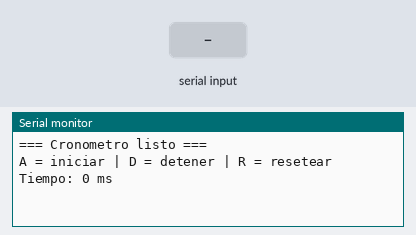
The sketch below on a simulated Arduino Uno, built with avr-gcc and run on an emulated ATmega328P. On the bench: the last lines printed to the serial monitor. Inputs (shaded band) come from the test bench. Random numbers use the default seed unless the sketch sets one.

Above: at 1.2 s.
1.3 s: "A" received over Serial
At 1.9 s:
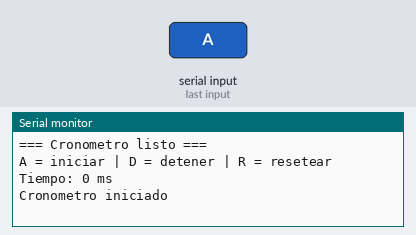
2.8 s: "D" received over Serial
At 2.96 s:
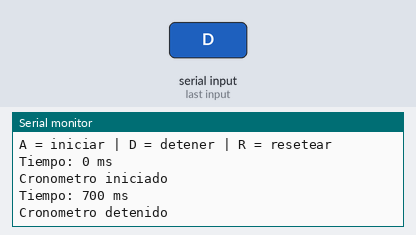
4.3 s: "R" received over Serial
At 4.9 s:
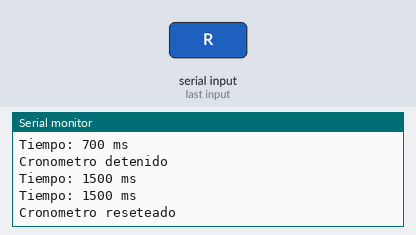
Timing chart, 0 to 7.3 s (numbered marks = the images above; inputs shaded):
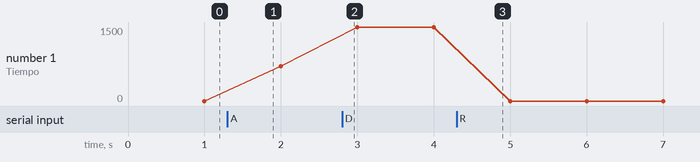

Measured:
- after the input at 1.3 s, the serial monitor: prints a new line at once (image 1)
- after the input at 2.8 s, the serial monitor: prints a new line at once (image 2)
- after the input at 4.3 s, the serial monitor: prints a new line at once (image 3)
- plotted number 1: 0 → 700 after the input at 1.3 s, 700 → 1500 after the input at 2.8 s, 1500 → 0 after the input at 4.3 s

The sketch:

sketch_consigna_4.ino
```cpp
// =============================================================
//  Ejercicio 4: Clase Timer
//  Clase que implementa un cronómetro usando solo millis()
//  Controles por consola:
//     'A' → iniciar
//     'D' → detener
//     'R' → resetear
// =============================================================

class Timer {
  private:
    unsigned long inicio;     // Momento en que se inició el timer
    unsigned long acumulado;  // Tiempo acumulado cuando está detenido
    bool corriendo;           // Estado del timer

  public:
    // Constructor
    Timer() {
      inicio = 0;
      acumulado = 0;
      corriendo = false;
    }

    // ---------------------------------------------------------
    // Iniciar el timer (si ya estaba corriendo no se reinicia)
    // ---------------------------------------------------------
    void iniciar() {
      if (!corriendo) {
        inicio = millis();
        corriendo = true;
      }
    }

    // ---------------------------------------------------------
    // Detener el timer y guardar el tiempo acumulado
    // ---------------------------------------------------------
    void detener() {
      if (corriendo) {
        acumulado += millis() - inicio;
        corriendo = false;
      }
    }

    // ---------------------------------------------------------
    // Resetear totalmente el cronómetro
    // ---------------------------------------------------------
    void resetear() {
      inicio = millis();
      acumulado = 0;
      corriendo = false;
    }

    // ---------------------------------------------------------
    // Obtener el tiempo transcurrido en milisegundos
    // ---------------------------------------------------------
    unsigned long tiempo() {
      if (corriendo) {
        return acumulado + (millis() - inicio);
      } else {
        return acumulado;
      }
    }

    // ---------------------------------------------------------
    // Mostrar por consola en formato legible
    // ---------------------------------------------------------
    void imprimir() {
      unsigned long t = tiempo();
      Serial.print("Tiempo: ");
      Serial.print(t);
      Serial.println(" ms");
    }
};


// =============================================================
//  PROGRAMA PRINCIPAL
// =============================================================
Timer cronometro;   // Instancia del cronómetro


void setup() {
  Serial.begin(9600);
  Serial.println("=== Cronometro listo ===");
  Serial.println("A = iniciar | D = detener | R = resetear");
}


void loop() {

  // ----------------------------------------------------
  //  Captura de comandos por consola serie
  // ----------------------------------------------------
  if (Serial.available()) {
    char c = Serial.read();

    if (c == 'A') {
      cronometro.iniciar();
      Serial.println("Cronometro iniciado");
    }

    else if (c == 'D') {
      cronometro.detener();
      Serial.println("Cronometro detenido");
    }

    else if (c == 'R') {
      cronometro.resetear();
      Serial.println("Cronometro reseteado");
    }
  }

  // ----------------------------------------------------
  // Mostrar el tiempo cada 1 segundo
  // ----------------------------------------------------
  static unsigned long ultimaImpresion = 0;
  if (millis() - ultimaImpresion >= 1000) {
    ultimaImpresion = millis();
    cronometro.imprimir();
  }
}
```

sketch_consigna_1_1.ino
```cpp
// ==========================================================
//   Programación Orientada a Objetos Ejercicio 1.1
// ==========================================================


class Sensor {
  protected:
    float valor;        // Último valor leído
    String magnitud;    // Unidad o magnitud (ej: grados, lux, cm)

  public:
    // Constructor
    Sensor(String mag) {
      magnitud = mag;
      valor = 0.0;
    }

    // Método que simula generar una medición
    virtual void generarMedicion() {
      // Simula un valor genérico entre 0 y 100
      valor = random(0, 101);
    }

    // Método que devuelve el valor actual
    float leerMedicion() {
      return valor;
    }

    // Método para imprimir información del sensor
    void mostrar() {
      Serial.print("Valor: ");
      Serial.print(valor);
      Serial.print(" ");
      Serial.println(magnitud);
    }
};
```
